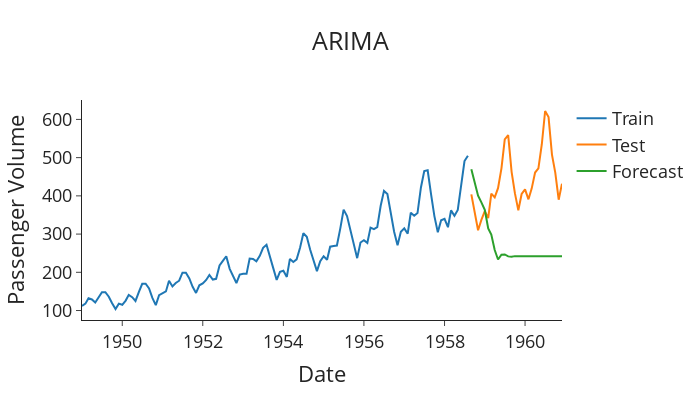

Notebook code for this chart:
### Code cell
import plotly.graph_objects as go

def plot_func(forecast: list[float],
              title: str,
              ) -> None:
    """Function to plot the forecasts."""
    fig = go.Figure()
    fig.add_trace(go.Scatter(x=train['Month'], y=train['#Passengers'], name='Train'))
    fig.add_trace(go.Scatter(x=test['Month'], y=test['#Passengers'], name='Test'))
    fig.add_trace(go.Scatter(x=test['Month'], y=forecast, name='Forecast'))
    fig.update_layout(template="simple_white", font=dict(size=18), title_text=title,
                      width=700, title_x=0.5, height=400, xaxis_title='Date',
                      yaxis_title='Passenger Volume')

    return fig.show()

plot_func(forecasts,  "ARIMA")
